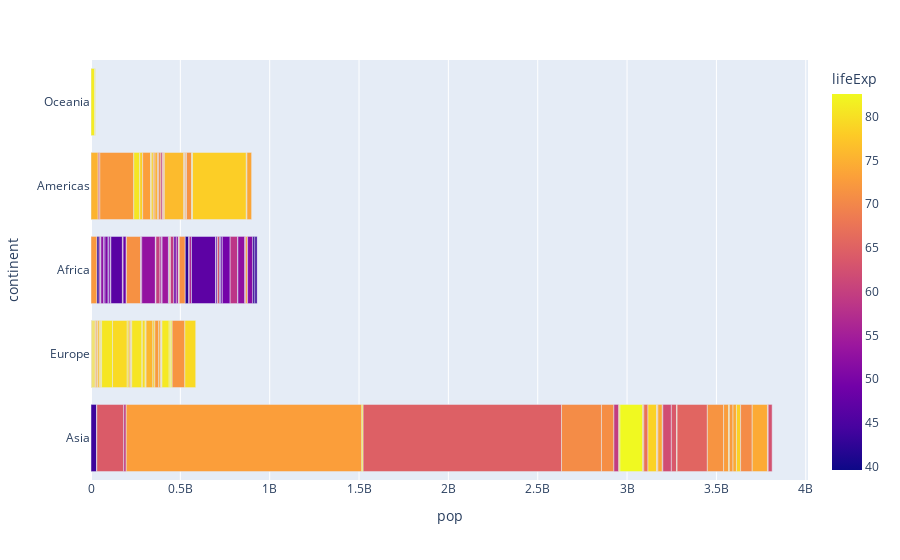

Notebook code cell kept with this figure:
### Code cell
px.bar(df, color='lifeExp', x="pop", y="continent", hover_name="country")

### Figure 1 — Plotly figure (JSON) as saved in the notebook; plotly's stock layout.template omitted (floating-point values rounded to 4 significant figures; data arrays with more than 128 entries replaced by an {"elided": "..."} marker saying what was removed)
{"data": [{"alignmentgroup": "True", "hovertemplate": "<b>%{hovertext}</b><br><br>pop=%{x}<br>continent=%{y}<br>lifeExp=%{marker.color}<extra></extra>", "hovertext": {"elided": "142 str values"}, "legendgroup": "", "marker": {"color": {"elided": "142 float values"}, "coloraxis": "coloraxis", "pattern": {"shape": ""}}, "name": "", "offsetgroup": "", "orientation": "h", "showlegend": false, "textposition": "auto", "type": "bar", "x": {"elided": "142 int values"}, "xaxis": "x", "y": {"elided": "142 str values"}, "yaxis": "y"}], "layout": {"barmode": "relative", "coloraxis": {"colorbar": {"title": {"text": "lifeExp"}}, "colorscale": [[0, "#0d0887"], [0.1111, "#46039f"], [0.2222, "#7201a8"], [0.3333, "#9c179e"], [0.4444, "#bd3786"], [0.5556, "#d8576b"], [0.6667, "#ed7953"], [0.7778, "#fb9f3a"], [0.8889, "#fdca26"], [1, "#f0f921"]]}, "legend": {"tracegroupgap": 0}, "margin": {"t": 60}, "xaxis": {"anchor": "y", "domain": [0, 1], "title": {"text": "pop"}}, "yaxis": {"anchor": "x", "domain": [0, 1], "title": {"text": "continent"}}}}
